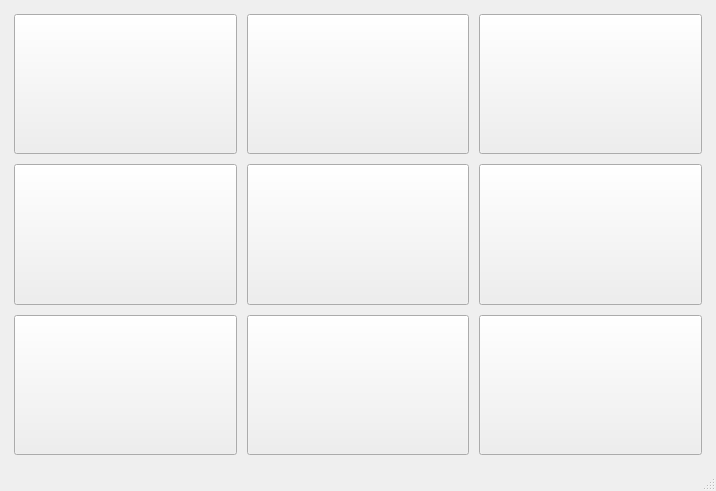
<?xml version="1.0" encoding="UTF-8"?>
<ui version="4.0">
 <class>MainWindow</class>
 <widget class="QMainWindow" name="MainWindow">
  <property name="geometry">
   <rect>
    <x>0</x>
    <y>0</y>
    <width>716</width>
    <height>491</height>
   </rect>
  </property>
  <property name="windowTitle">
   <string>MainWindow</string>
  </property>
  <widget class="QWidget" name="centralwidget">
   <layout class="QGridLayout" name="gridLayout_2">
    <item row="0" column="0">
     <layout class="QGridLayout" name="gridLayout">
      <property name="leftMargin">
       <number>5</number>
      </property>
      <property name="topMargin">
       <number>5</number>
      </property>
      <property name="rightMargin">
       <number>5</number>
      </property>
      <property name="bottomMargin">
       <number>5</number>
      </property>
      <property name="spacing">
       <number>10</number>
      </property>
      <item row="0" column="0">
       <widget class="QPushButton" name="btn1">
        <property name="sizePolicy">
         <sizepolicy hsizetype="Expanding" vsizetype="Expanding">
          <horstretch>0</horstretch>
          <verstretch>0</verstretch>
         </sizepolicy>
        </property>
        <property name="minimumSize">
         <size>
          <width>0</width>
          <height>45</height>
         </size>
        </property>
        <property name="text">
         <string/>
        </property>
       </widget>
      </item>
      <item row="0" column="1">
       <widget class="QPushButton" name="btn2">
        <property name="sizePolicy">
         <sizepolicy hsizetype="Expanding" vsizetype="Expanding">
          <horstretch>0</horstretch>
          <verstretch>0</verstretch>
         </sizepolicy>
        </property>
        <property name="minimumSize">
         <size>
          <width>0</width>
          <height>45</height>
         </size>
        </property>
        <property name="text">
         <string/>
        </property>
       </widget>
      </item>
      <item row="0" column="2">
       <widget class="QPushButton" name="btn3">
        <property name="sizePolicy">
         <sizepolicy hsizetype="Expanding" vsizetype="Expanding">
          <horstretch>0</horstretch>
          <verstretch>0</verstretch>
         </sizepolicy>
        </property>
        <property name="minimumSize">
         <size>
          <width>0</width>
          <height>45</height>
         </size>
        </property>
        <property name="baseSize">
         <size>
          <width>0</width>
          <height>0</height>
         </size>
        </property>
        <property name="text">
         <string/>
        </property>
       </widget>
      </item>
      <item row="1" column="0">
       <widget class="QPushButton" name="btn4">
        <property name="sizePolicy">
         <sizepolicy hsizetype="Expanding" vsizetype="Expanding">
          <horstretch>0</horstretch>
          <verstretch>0</verstretch>
         </sizepolicy>
        </property>
        <property name="minimumSize">
         <size>
          <width>0</width>
          <height>45</height>
         </size>
        </property>
        <property name="text">
         <string/>
        </property>
       </widget>
      </item>
      <item row="1" column="1">
       <widget class="QPushButton" name="btn5">
        <property name="sizePolicy">
         <sizepolicy hsizetype="Expanding" vsizetype="Expanding">
          <horstretch>0</horstretch>
          <verstretch>0</verstretch>
         </sizepolicy>
        </property>
        <property name="minimumSize">
         <size>
          <width>0</width>
          <height>45</height>
         </size>
        </property>
        <property name="text">
         <string/>
        </property>
       </widget>
      </item>
      <item row="1" column="2">
       <widget class="QPushButton" name="btn6">
        <property name="sizePolicy">
         <sizepolicy hsizetype="Expanding" vsizetype="Expanding">
          <horstretch>0</horstretch>
          <verstretch>0</verstretch>
         </sizepolicy>
        </property>
        <property name="minimumSize">
         <size>
          <width>0</width>
          <height>45</height>
         </size>
        </property>
        <property name="text">
         <string/>
        </property>
       </widget>
      </item>
      <item row="2" column="0">
       <widget class="QPushButton" name="btn7">
        <property name="sizePolicy">
         <sizepolicy hsizetype="Expanding" vsizetype="Expanding">
          <horstretch>0</horstretch>
          <verstretch>0</verstretch>
         </sizepolicy>
        </property>
        <property name="minimumSize">
         <size>
          <width>0</width>
          <height>45</height>
         </size>
        </property>
        <property name="text">
         <string/>
        </property>
       </widget>
      </item>
      <item row="2" column="1">
       <widget class="QPushButton" name="btn8">
        <property name="sizePolicy">
         <sizepolicy hsizetype="Expanding" vsizetype="Expanding">
          <horstretch>0</horstretch>
          <verstretch>0</verstretch>
         </sizepolicy>
        </property>
        <property name="minimumSize">
         <size>
          <width>0</width>
          <height>45</height>
         </size>
        </property>
        <property name="text">
         <string/>
        </property>
       </widget>
      </item>
      <item row="2" column="2">
       <widget class="QPushButton" name="btn9">
        <property name="sizePolicy">
         <sizepolicy hsizetype="Expanding" vsizetype="Expanding">
          <horstretch>0</horstretch>
          <verstretch>0</verstretch>
         </sizepolicy>
        </property>
        <property name="minimumSize">
         <size>
          <width>0</width>
          <height>45</height>
         </size>
        </property>
        <property name="text">
         <string/>
        </property>
       </widget>
      </item>
     </layout>
    </item>
   </layout>
  </widget>
  <widget class="QStatusBar" name="statusbar"/>
 </widget>
 <resources/>
 <connections/>
</ui>
